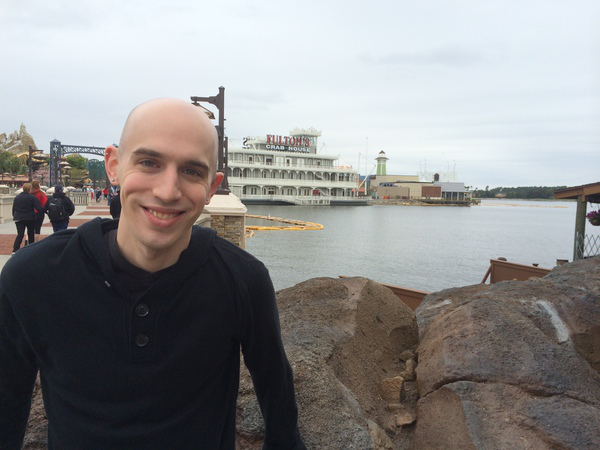
#> input picture OCV_Brock/1.4_BasicImageProcessing/florida_trip.png, 600 x 450 px
$ python rotation.py --image florida_trip.png
#> lines starting #> are read from the running program, lines starting #| are printed output that depends on the picture
# import the necessary libraries
import argparse
import numpy
import cv2
import imutils

# create the argument parser
ap = argparse.ArgumentParser()
ap.add_argument("-i", "--image", required=True, help='path to the image file')
args = vars(ap.parse_args())

# load the image and show it
image = cv2.imread(args['image'])
#> image is the input picture: shape (450, 600, 3); mean B, G, R 139.9, 140.1, 141
cv2.imshow("Loaded Image", image)
cv2.waitKey(0)

# grab the dimensions and calculate the center
h, w = image.shape[:2]
#> h = 450; w = 600
center = w // 2, h // 2
#> center = (300, 225)

# rotate the image by 45 deg
m = cv2.getRotationMatrix2D(center, -45, 1.0)
rotated = cv2.warpAffine(image, m, (w, h))
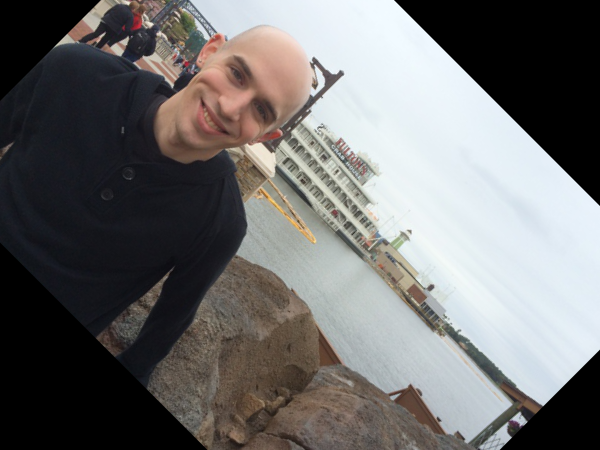
#> rotated: shape (450, 600, 3); mean B, G, R 109.9, 110.4, 111.3
cv2.imshow('Rotated of +45', rotated)
cv2.waitKey(0)

# rotate using imutils
r = imutils.rotate(image, 45, center)
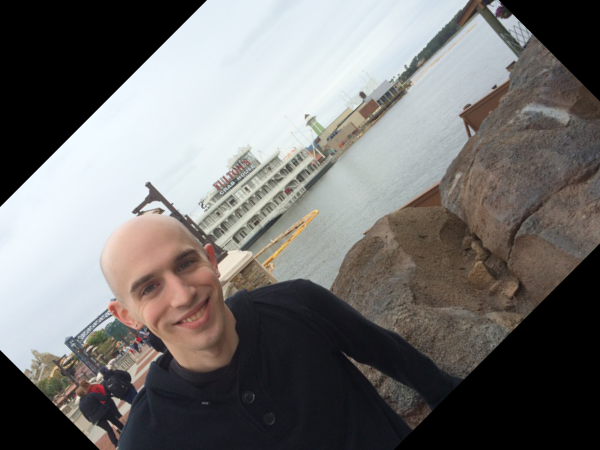
#> r: shape (450, 600, 3); mean B, G, R 111.9, 113.3, 115.1
cv2.imshow()
